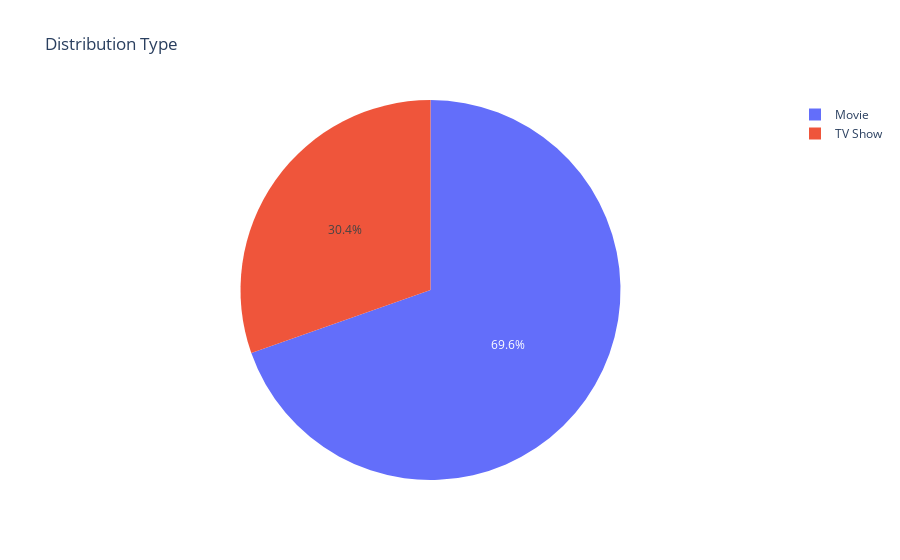

Notebook source saved alongside this figure:
### Code cell
px.pie(data_frame=data,names='type',title='Distribution Type' )

### Figure 1 — Plotly figure (JSON) as saved in the notebook; plotly's stock layout.template omitted (floating-point values rounded to 4 significant figures; data arrays with more than 128 entries replaced by an {"elided": "..."} marker saying what was removed)
{"data": [{"domain": {"x": [0, 1], "y": [0, 1]}, "hovertemplate": "type=%{label}<extra></extra>", "labels": {"elided": "8809 str values"}, "legendgroup": "", "name": "", "showlegend": true, "type": "pie"}], "layout": {"legend": {"tracegroupgap": 0}, "title": {"text": "Distribution Type"}}}
